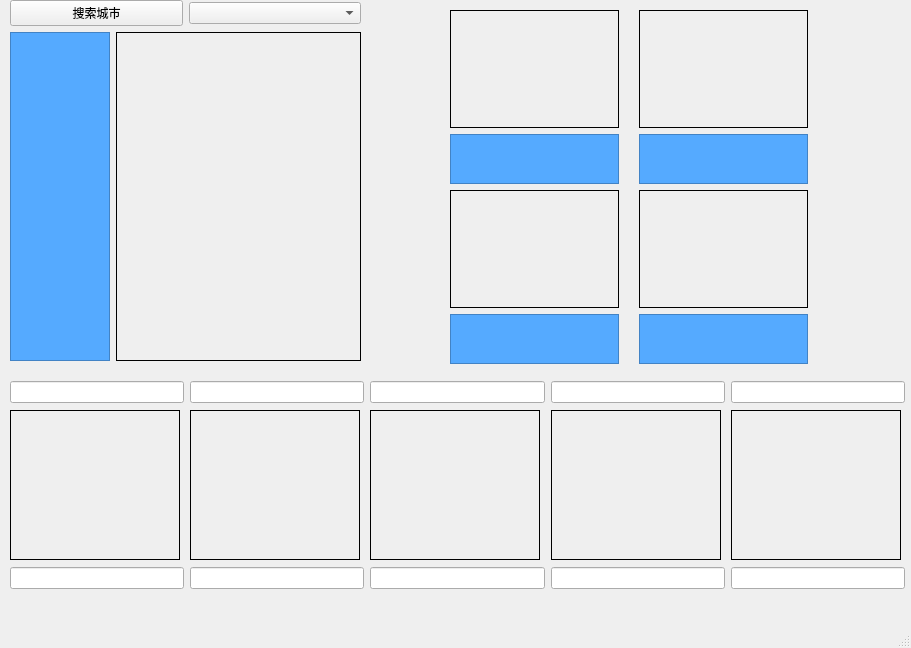
<?xml version="1.0" encoding="UTF-8"?>
<ui version="4.0">
 <class>weather</class>
 <widget class="QMainWindow" name="weather">
  <property name="geometry">
   <rect>
    <x>0</x>
    <y>0</y>
    <width>911</width>
    <height>648</height>
   </rect>
  </property>
  <property name="windowTitle">
   <string>MainWindow</string>
  </property>
  <widget class="QWidget" name="centralwidget">
   <property name="styleSheet">
    <string notr="true">#centralwidget
{
	
	border-image: url(:/new/prefix1/page_res/weather.webp);
	
	font: 9pt &quot;黑体&quot;;
	color: rgb(255, 255, 255);
}</string>
   </property>
   <widget class="QWidget" name="layoutWidget">
    <property name="geometry">
     <rect>
      <x>10</x>
      <y>0</y>
      <width>351</width>
      <height>361</height>
     </rect>
    </property>
    <layout class="QVBoxLayout" name="verticalLayout">
     <item>
      <layout class="QHBoxLayout" name="horizontalLayout">
       <item>
        <widget class="QPushButton" name="pushButton_city">
         <property name="text">
          <string>搜索城市</string>
         </property>
        </widget>
       </item>
       <item>
        <widget class="QComboBox" name="comboBox_city"/>
       </item>
      </layout>
     </item>
     <item>
      <layout class="QVBoxLayout" name="verticalLayout_7">
       <item>
        <layout class="QHBoxLayout" name="horizontalLayout_3">
         <item>
          <widget class="QTextEdit" name="textEdit_info">
           <property name="maximumSize">
            <size>
             <width>100</width>
             <height>16777215</height>
            </size>
           </property>
           <property name="styleSheet">
            <string notr="true">background-color: rgb(85, 170, 255);
font: 11pt &quot;黑体&quot;;
color: rgb(255, 255, 255);</string>
           </property>
           <property name="readOnly">
            <bool>true</bool>
           </property>
          </widget>
         </item>
         <item>
          <widget class="QLabel" name="label_image">
           <property name="frameShape">
            <enum>QFrame::Box</enum>
           </property>
           <property name="text">
            <string/>
           </property>
          </widget>
         </item>
        </layout>
       </item>
      </layout>
     </item>
    </layout>
   </widget>
   <widget class="QWidget" name="layoutWidget">
    <property name="geometry">
     <rect>
      <x>10</x>
      <y>380</y>
      <width>895</width>
      <height>210</height>
     </rect>
    </property>
    <layout class="QHBoxLayout" name="horizontalLayout_2">
     <item>
      <layout class="QVBoxLayout" name="verticalLayout_2">
       <item>
        <widget class="QLineEdit" name="lineEdit_date_1">
         <property name="readOnly">
          <bool>true</bool>
         </property>
        </widget>
       </item>
       <item>
        <widget class="QLabel" name="label_date_1">
         <property name="minimumSize">
          <size>
           <width>170</width>
           <height>150</height>
          </size>
         </property>
         <property name="maximumSize">
          <size>
           <width>170</width>
           <height>150</height>
          </size>
         </property>
         <property name="frameShape">
          <enum>QFrame::Box</enum>
         </property>
         <property name="text">
          <string/>
         </property>
        </widget>
       </item>
       <item>
        <widget class="QLineEdit" name="lineEdit_info_1">
         <property name="readOnly">
          <bool>true</bool>
         </property>
        </widget>
       </item>
      </layout>
     </item>
     <item>
      <layout class="QVBoxLayout" name="verticalLayout_3">
       <item>
        <widget class="QLineEdit" name="lineEdit_date_2">
         <property name="readOnly">
          <bool>true</bool>
         </property>
        </widget>
       </item>
       <item>
        <widget class="QLabel" name="label_date_2">
         <property name="minimumSize">
          <size>
           <width>170</width>
           <height>150</height>
          </size>
         </property>
         <property name="maximumSize">
          <size>
           <width>170</width>
           <height>150</height>
          </size>
         </property>
         <property name="frameShape">
          <enum>QFrame::Box</enum>
         </property>
         <property name="text">
          <string/>
         </property>
        </widget>
       </item>
       <item>
        <widget class="QLineEdit" name="lineEdit_info_2">
         <property name="readOnly">
          <bool>true</bool>
         </property>
        </widget>
       </item>
      </layout>
     </item>
     <item>
      <layout class="QVBoxLayout" name="verticalLayout_6">
       <item>
        <widget class="QLineEdit" name="lineEdit_date_3">
         <property name="readOnly">
          <bool>true</bool>
         </property>
        </widget>
       </item>
       <item>
        <widget class="QLabel" name="label_date_3">
         <property name="minimumSize">
          <size>
           <width>170</width>
           <height>150</height>
          </size>
         </property>
         <property name="maximumSize">
          <size>
           <width>170</width>
           <height>150</height>
          </size>
         </property>
         <property name="frameShape">
          <enum>QFrame::Box</enum>
         </property>
         <property name="text">
          <string/>
         </property>
        </widget>
       </item>
       <item>
        <widget class="QLineEdit" name="lineEdit_info_3">
         <property name="readOnly">
          <bool>true</bool>
         </property>
        </widget>
       </item>
      </layout>
     </item>
     <item>
      <layout class="QVBoxLayout" name="verticalLayout_4">
       <item>
        <widget class="QLineEdit" name="lineEdit_date_4">
         <property name="readOnly">
          <bool>true</bool>
         </property>
        </widget>
       </item>
       <item>
        <widget class="QLabel" name="label_date_4">
         <property name="minimumSize">
          <size>
           <width>170</width>
           <height>150</height>
          </size>
         </property>
         <property name="maximumSize">
          <size>
           <width>170</width>
           <height>150</height>
          </size>
         </property>
         <property name="frameShape">
          <enum>QFrame::Box</enum>
         </property>
         <property name="text">
          <string/>
         </property>
        </widget>
       </item>
       <item>
        <widget class="QLineEdit" name="lineEdit_info_4">
         <property name="readOnly">
          <bool>true</bool>
         </property>
        </widget>
       </item>
      </layout>
     </item>
     <item>
      <layout class="QVBoxLayout" name="verticalLayout_5">
       <item>
        <widget class="QLineEdit" name="lineEdit_date_5">
         <property name="readOnly">
          <bool>true</bool>
         </property>
        </widget>
       </item>
       <item>
        <widget class="QLabel" name="label_date_5">
         <property name="minimumSize">
          <size>
           <width>170</width>
           <height>150</height>
          </size>
         </property>
         <property name="maximumSize">
          <size>
           <width>170</width>
           <height>150</height>
          </size>
         </property>
         <property name="frameShape">
          <enum>QFrame::Box</enum>
         </property>
         <property name="text">
          <string/>
         </property>
        </widget>
       </item>
       <item>
        <widget class="QLineEdit" name="lineEdit_info_5">
         <property name="readOnly">
          <bool>true</bool>
         </property>
        </widget>
       </item>
      </layout>
     </item>
    </layout>
   </widget>
   <widget class="QWidget" name="layoutWidget">
    <property name="geometry">
     <rect>
      <x>450</x>
      <y>10</y>
      <width>358</width>
      <height>354</height>
     </rect>
    </property>
    <layout class="QGridLayout" name="gridLayout">
     <item row="0" column="2">
      <layout class="QVBoxLayout" name="verticalLayout_9">
       <item>
        <widget class="QLabel" name="label_wendu_hl_2">
         <property name="minimumSize">
          <size>
           <width>169</width>
           <height>100</height>
          </size>
         </property>
         <property name="styleSheet">
          <string notr="true">border-image: url(:/new/prefix1/page_res/空气质量.jpg);</string>
         </property>
         <property name="frameShape">
          <enum>QFrame::Box</enum>
         </property>
         <property name="text">
          <string/>
         </property>
        </widget>
       </item>
       <item>
        <widget class="QTextEdit" name="textEdit_quality">
         <property name="minimumSize">
          <size>
           <width>169</width>
           <height>50</height>
          </size>
         </property>
         <property name="maximumSize">
          <size>
           <width>169</width>
           <height>50</height>
          </size>
         </property>
         <property name="styleSheet">
          <string notr="true">color: rgb(255, 255, 255);
background-color: rgb(85, 170, 255);
font: 9pt &quot;黑体&quot;;</string>
         </property>
         <property name="readOnly">
          <bool>true</bool>
         </property>
        </widget>
       </item>
      </layout>
     </item>
     <item row="0" column="0">
      <layout class="QVBoxLayout" name="verticalLayout_8">
       <item>
        <widget class="QLabel" name="label_wendu_hl">
         <property name="minimumSize">
          <size>
           <width>169</width>
           <height>100</height>
          </size>
         </property>
         <property name="styleSheet">
          <string notr="true">border-image: url(:/new/prefix1/page_res/OIP.jpg);</string>
         </property>
         <property name="frameShape">
          <enum>QFrame::Box</enum>
         </property>
         <property name="text">
          <string/>
         </property>
         <property name="scaledContents">
          <bool>true</bool>
         </property>
        </widget>
       </item>
       <item>
        <widget class="QTextEdit" name="textEdit_shidu">
         <property name="minimumSize">
          <size>
           <width>169</width>
           <height>50</height>
          </size>
         </property>
         <property name="maximumSize">
          <size>
           <width>169</width>
           <height>50</height>
          </size>
         </property>
         <property name="styleSheet">
          <string notr="true">color: rgb(255, 255, 255);
background-color: rgb(85, 170, 255);
font: 9pt &quot;黑体&quot;;</string>
         </property>
         <property name="readOnly">
          <bool>true</bool>
         </property>
        </widget>
       </item>
      </layout>
     </item>
     <item row="1" column="0">
      <layout class="QVBoxLayout" name="verticalLayout_10">
       <item>
        <widget class="QLabel" name="label_wendu_hl_3">
         <property name="minimumSize">
          <size>
           <width>169</width>
           <height>100</height>
          </size>
         </property>
         <property name="styleSheet">
          <string notr="true">border-image: url(:/new/prefix1/page_res/pm25.jpg);</string>
         </property>
         <property name="frameShape">
          <enum>QFrame::Box</enum>
         </property>
         <property name="text">
          <string/>
         </property>
        </widget>
       </item>
       <item>
        <widget class="QTextEdit" name="textEdit_pm25">
         <property name="minimumSize">
          <size>
           <width>169</width>
           <height>50</height>
          </size>
         </property>
         <property name="maximumSize">
          <size>
           <width>169</width>
           <height>50</height>
          </size>
         </property>
         <property name="styleSheet">
          <string notr="true">color: rgb(255, 255, 255);
background-color: rgb(85, 170, 255);
font: 9pt &quot;黑体&quot;;</string>
         </property>
         <property name="readOnly">
          <bool>true</bool>
         </property>
        </widget>
       </item>
      </layout>
     </item>
     <item row="1" column="2">
      <layout class="QVBoxLayout" name="verticalLayout_11">
       <item>
        <widget class="QLabel" name="label_wendu_hl_4">
         <property name="minimumSize">
          <size>
           <width>169</width>
           <height>100</height>
          </size>
         </property>
         <property name="styleSheet">
          <string notr="true">border-image: url(:/new/prefix1/page_res/fx.jpg);</string>
         </property>
         <property name="frameShape">
          <enum>QFrame::Box</enum>
         </property>
         <property name="text">
          <string/>
         </property>
        </widget>
       </item>
       <item>
        <widget class="QTextEdit" name="textEdit_fx">
         <property name="minimumSize">
          <size>
           <width>169</width>
           <height>50</height>
          </size>
         </property>
         <property name="maximumSize">
          <size>
           <width>169</width>
           <height>50</height>
          </size>
         </property>
         <property name="styleSheet">
          <string notr="true">color: rgb(255, 255, 255);
background-color: rgb(85, 170, 255);
font: 9pt &quot;黑体&quot;;</string>
         </property>
         <property name="readOnly">
          <bool>true</bool>
         </property>
        </widget>
       </item>
      </layout>
     </item>
     <item row="0" column="1">
      <spacer name="horizontalSpacer">
       <property name="orientation">
        <enum>Qt::Horizontal</enum>
       </property>
       <property name="sizeHint" stdset="0">
        <size>
         <width>40</width>
         <height>20</height>
        </size>
       </property>
      </spacer>
     </item>
    </layout>
   </widget>
   <zorder>layoutWidget</zorder>
   <zorder>layoutWidget</zorder>
   <zorder>layoutWidget</zorder>
  </widget>
  <widget class="QMenuBar" name="menubar">
   <property name="geometry">
    <rect>
     <x>0</x>
     <y>0</y>
     <width>911</width>
     <height>26</height>
    </rect>
   </property>
  </widget>
  <widget class="QStatusBar" name="statusbar"/>
 </widget>
 <resources/>
 <connections/>
</ui>
